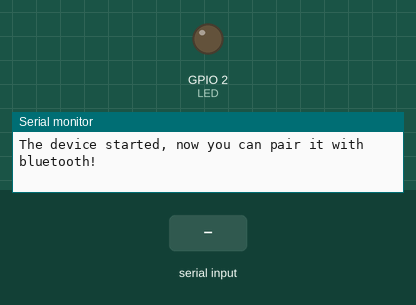
A sketch run on a simulated ESP32. On the bench: output pins drawn as LEDs (lit = HIGH), the last lines printed to the serial monitor. The inputs (shaded band) are chosen by the test bench. Nothing arrives over Bluetooth unless stated.

Above: at 1.2 s.
1.3 s: "1" received over the second serial link
At 3.4 s:
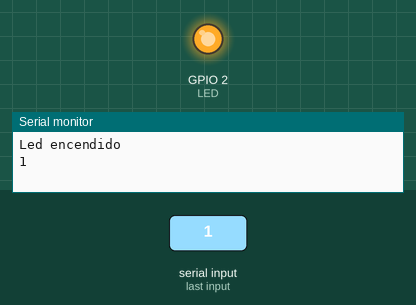
3.8 s: "0" received over the second serial link
At 5.2 s:
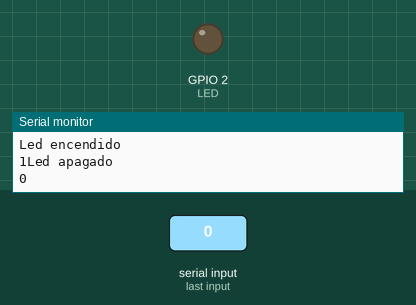
Timing chart, 0 to 6.8 s (numbered marks = the images above; inputs shaded):
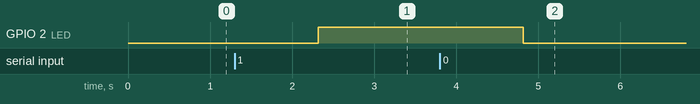

Measured:
- after the input at 1.3 s, GPIO 2 (LED): LOW → HIGH after 1.0 s
- after the input at 3.8 s, GPIO 2 (LED): HIGH → LOW after 1.0 s

The sketch:

esp32_bluetooth.ino
```cpp
#include "BluetoothSerial.h"
BluetoothSerial SerialBT;

#define LED 2

void setup() {
  Serial.begin(115200);
  SerialBT.begin("ESP32test"); //Bluetooth device name
  Serial.println("The device started, now you can pair it with bluetooth!");
  pinMode(LED, OUTPUT);
}

void loop() {
  //char linea = 0;
  char linea[80];

  if (Serial.available()) {
    SerialBT.write(Serial.read());
  }
  if (SerialBT.available()) {
    //Serial.write(SerialBT.read());

    String linea = SerialBT.readString(); //Leer lo que nos viene por Bluetooth, convertirlo en objeto String en la variable linea

    //linea = Serial.read();

    if (linea.startsWith("1")) {
      digitalWrite (LED, HIGH);
      Serial.println (F("Led encendido"));
    }

    if (linea.startsWith("0")) {
      digitalWrite (LED, LOW);
      Serial.println (F("Led apagado"));
    }
    if (linea.startsWith("2")) {
      Serial.println ("Reiniciando...");
      ESP.restart();
    }

    Serial.print(linea);
  }
  delay(20);
}
```
